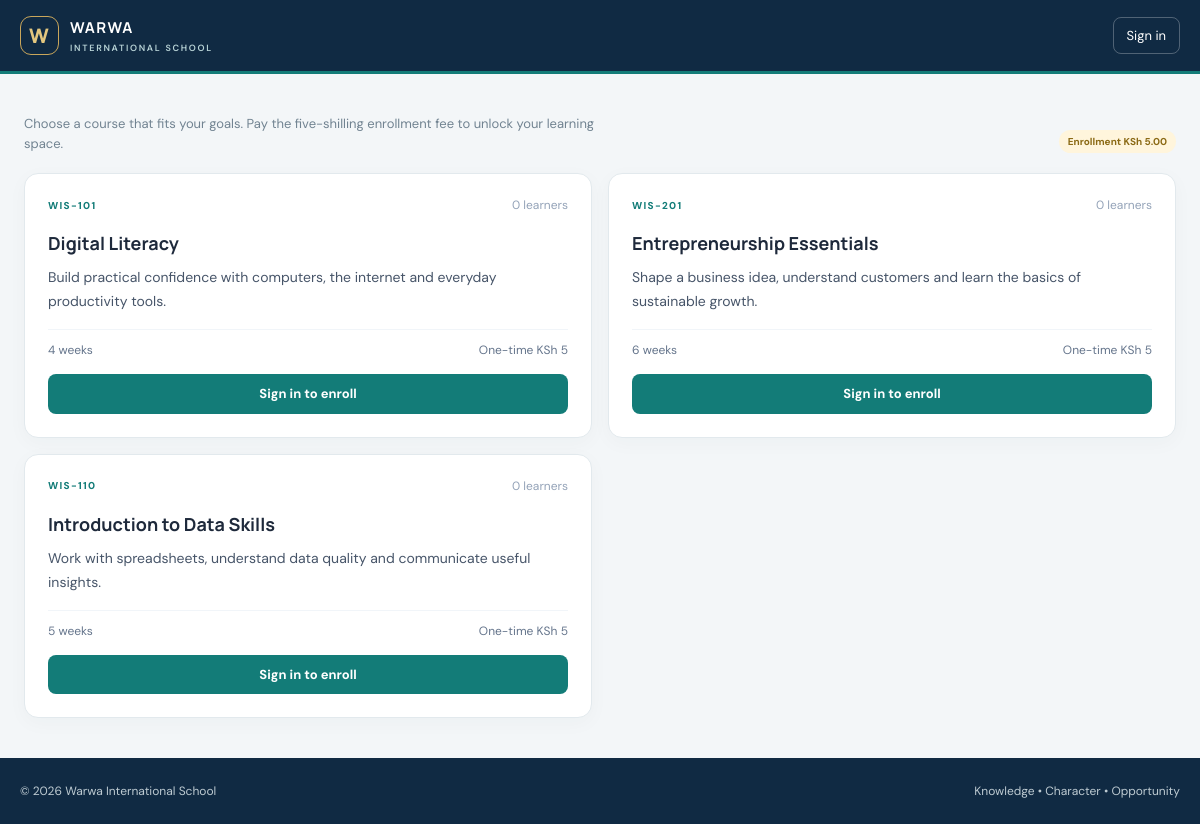
/courses.php, run on the app's committed database.
### tables this page shows
CREATE TABLE IF NOT EXISTS courses (
  id INT UNSIGNED AUTO_INCREMENT PRIMARY KEY,
  code VARCHAR(30) NOT NULL UNIQUE,
  title VARCHAR(160) NOT NULL,
  description TEXT NOT NULL,
  duration VARCHAR(80) NOT NULL DEFAULT 'Self-paced',
  status ENUM('active','archived') NOT NULL DEFAULT 'active',
  created_at TIMESTAMP NOT NULL DEFAULT CURRENT_TIMESTAMP
);

### config/app.php (called while the page is built, shortened)
<?php
function env_value(string $key, string $default = ''): string { $value = getenv($key); return $value === false ? $default : $value; }
function app_url(string $path = ''): string { return rtrim(env_value('APP_URL', 'http://localhost/Warwa-International-School'), '/') . '/' . ltrim($path, '/'); }
function e(mixed $value): string { return htmlspecialchars((string)$value, ENT_QUOTES | ENT_SUBSTITUTE, 'UTF-8'); }
function current_user(): ?array { return $_SESSION['user'] ?? null; }

### courses.php (the view)
<?php
require_once __DIR__ . '/config/database.php';require_once __DIR__ . '/includes/layout.php';
$courses=$pdo->query("SELECT c.*,(SELECT COUNT(*) FROM enrollments e WHERE e.course_id=c.id) AS learners FROM courses c WHERE c.status='active' ORDER BY c.title")->fetchAll();start_page('Browse courses','courses'); ?>
<div class="mb-5 flex flex-wrap items-end justify-between gap-3"><p class="muted max-w-xl">Choose a course that fits your goals. Pay the five-shilling enrollment fee to unlock your learning space.</p><span class="badge badge-pending">Enrollment KSh 5.00</span></div><div class="grid gap-4 md:grid-cols-2 xl:grid-cols-3"><?php foreach($courses as $course): ?><article class="card course-card"><div class="flex items-center justify-between"><span class="course-code"><?= e($course['code']) ?></span><span class="text-xs text-slate-400"><?= (int)$course['learners'] ?> learners</span></div><h2 class="mt-4 text-lg font-bold text-slate-800"><?= e($course['title']) ?></h2><p class="mt-2 flex-1 text-sm leading-6 text-slate-600"><?= e($course['description']) ?></p><div class="mt-4 flex justify-between border-t border-slate-100 pt-3 text-xs text-slate-500"><span><?= e($course['duration']) ?></span><span>One-time KSh 5</span></div><?php if(current_user()&&current_user()['role']==='student'): ?><a class="btn-primary mt-4 w-full" href="<?= e(app_url('student/dashboard.php?course='.(int)$course['id'])) ?>">View course & enroll</a><?php elseif(!current_user()): ?><a class="btn-primary mt-4 w-full" href="<?= e(app_url('login.php')) ?>">Sign in to enroll</a><?php endif ?></article><?php endforeach ?></div><?php if(!$courses): ?><div class="card muted">No courses are available at the moment.</div><?php endif ?><?php end_page(); ?>

### includes/layout.php (shortened to what this page needs)
<?php
require_once dirname(__DIR__) . '/config/app.php';
function start_page(string $title, string $active = ''): void {
    $user = current_user(); $isAdmin = $user && $user['role'] === 'admin';
    $nav = $isAdmin ? [['Overview','admin/dashboard.php','dashboard'],['Students','admin/students.php','students'],['Courses','admin/courses.php','courses'],['Payments','admin/payments.php','payments']] : [['Overview','student/dashboard.php','dashboard'],['Browse courses','courses.php','courses'],['My learning','student/learning.php','learning'],['Payments','student/payments.php','payments']];
    $flash = $_SESSION['flash'] ?? null; unset($_SESSION['flash']);
    ?><!doctype html><html lang="en"><head><script src="https://cdn.tailwindcss.com"></script><link rel="stylesheet" href="<?= e(app_url('assets/css/style.css')) ?>"></head><body class="min-h-screen bg-mist text-ink">
    <header class="site-header"><div class="mx-auto flex max-w-7xl items-center justify-between px-5 py-4"><a class="brand" href="<?= e(app_url($user ? ($isAdmin ? 'admin/dashboard.php' : 'student/dashboard.php') : 'index.php')) ?>"><span class="brand-mark">W</span><span><b>WARWA</b><small>INTERNATIONAL SCHOOL</small></span></a><div class="flex items-center gap-4"><span class="hidden text-sm text-slate-200 sm:block"><?= e($user['full_name'] ?? '') ?></span><?php if ($user): ?><form method="post" action="<?= e(app_url('logout.php')) ?>"><?= csrf_field() ?><button class="quiet-button">Sign out</button></form><?php else: ?><a class="quiet-button" href="<?= e(app_url('login.php')) ?>">Sign in</a><?php endif ?></div></div></header>
    <?php if ($user): ?><div class="mx-auto grid max-w-7xl gap-6 px-4 py-6 md:grid-cols-[220px_1fr] lg:px-6"><aside class="sidebar"><p class="nav-label"><?= $isAdmin ? 'ADMINISTRATION' : 'STUDENT PORTAL' ?></p><nav><?php foreach ($nav as [$label,$href,$key]): ?><a class="side-link <?= $active===$key?'is-active':'' ?>" href="<?= e(app_url($href)) ?>"><span class="side-dot"></span><?= e($label) ?></a><?php endforeach ?></nav><div class="sidebar-note"><span class="gold-line"></span><p>Learn with purpose.<br><b>Grow with confidence.</b></p></div></aside><main class="min-w-0"><div class="mb-5"><p class="eyebrow"><?= $isAdmin ? 'SCHOOL MANAGEMENT' : 'YOUR LEARNING SPACE' ?></p><h1 class="page-title"><?= e($title) ?></h1></div><?php if ($flash): ?><div class="alert <?= $flash['type']==='error'?'alert-error':'alert-success' ?>"><?= e($flash['message']) ?></div><?php endif ?>
    <?php else: ?><main class="mx-auto min-h-[75vh] max-w-7xl px-4 py-10 lg:px-6"><?php endif;
}
function end_page(): void { if (current_user()) echo '</main></div>'; else echo '</main>'; ?><footer class="site-footer"><div class="mx-auto flex max-w-7xl flex-col justify-between gap-2 px-5 py-6 sm:flex-row"><span>© <?= date('Y') ?> Warwa International School</span><span>Knowledge • Character • Opportunity</span></div></footer><script src="<?= e(app_url('assets/js/app.js')) ?>"></script></body></html><?php }

### assets/css/style.css (style rules this page uses)
:root { --navy:#102a43;--navy2:#173b57;--teal:#137c78;--gold:#c9a65b;--mist:#f3f6f8;--ink:#233746;--red:#b42332 }
* { box-sizing:border-box }
body { font-family:'DM Sans',sans-serif }
.bg-mist { background:var(--mist) }
.text-ink { color:var(--ink) }
h1,h2,h3,.brand { font-family:Manrope,sans-serif }
.site-header { background:var(--navy);color:white;border-bottom:3px solid var(--teal) }
.brand { display:flex;align-items:center;gap:11px;color:white;letter-spacing:.08em }
.brand b { display:block;font-size:15px }
.brand small { display:block;font:600 9px 'DM Sans';letter-spacing:.19em;color:#b8d3d6;margin-top:3px }
.brand-mark { display:grid;place-items:center;width:39px;height:39px;border:1px solid var(--gold);border-radius:11px;color:#e3c77f;font:800 20px Manrope }
.quiet-button { display:inline-flex;align-items:center;justify-content:center;border:1px solid #ffffff44;border-radius:8px;color:white;padding:8px 13px;font-size:13px }
.site-footer { background:var(--navy);color:#becbd2;font-size:12px }
.card { background:white;border:1px solid #e2e9ed;border-radius:14px;padding:23px;box-shadow:0 5px 20px #18344b08 }
.btn-primary,.btn-secondary,.btn-danger { display:inline-flex;justify-content:center;align-items:center;border-radius:8px;padding:10px 15px;font-size:13px;font-weight:700;transition:.15s }
.btn-primary { background:var(--teal);color:white }
.badge { display:inline-flex;border-radius:999px;padding:4px 9px;font-size:10px;font-weight:700;text-transform:capitalize }
.badge-pending { background:#fff5dc;color:#8b6a15 }
.course-card { display:flex;flex-direction:column;min-height:235px }
.course-code { color:var(--teal);font-size:10px;font-weight:800;letter-spacing:.13em }
.muted { color:#718391;font-size:13px }

### data on the page
courses: code "WIS-101", learners "0", title "Digital Literacy", description "Build practical confidence with computers, the internet and everyday productivity tools.", duration "4 weeks"
courses: code "WIS-201", learners "0", title "Entrepreneurship Essentials", description "Shape a business idea, understand customers and learn the basics of sustainable growth.", duration "6 weeks"
courses: code "WIS-110", learners "0", title "Introduction to Data Skills", description "Work with spreadsheets, understand data quality and communicate useful insights.", duration "5 weeks"
